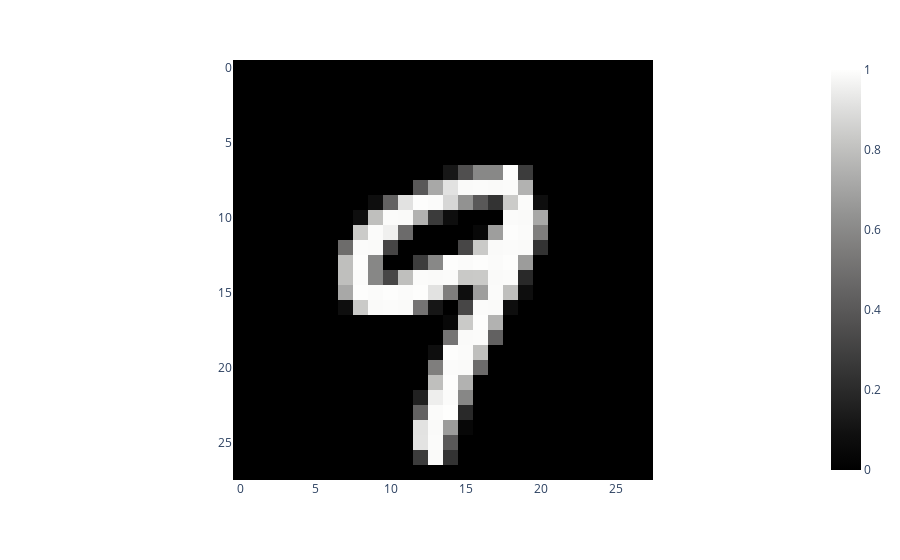

This figure's notebook cell:
### Code cell
# Interactive Test
import random
row = random.randint(0, len(test_data_features))
img_data = test_data_features.iloc[row].values
list_img_data = [test_data_features_list[row]]
prediction = trained_model.classify(list_img_data)[0]
print(prediction)
view_image(img_data, 28, 28, 'gray')

### Figure 1 — Plotly figure (JSON) as saved in the notebook; plotly's stock layout.template omitted (floating-point values rounded to 4 significant figures; data arrays with more than 128 entries replaced by an {"elided": "..."} marker saying what was removed)
{"data": [{"coloraxis": "coloraxis", "hovertemplate": "x: %{x}<br>y: %{y}<br>color: %{z}<extra></extra>", "name": "0", "type": "heatmap", "xaxis": "x", "yaxis": "y", "z": {"elided": "28x28 float values"}}], "layout": {"coloraxis": {"colorscale": [[0, "rgb(0, 0, 0)"], [0.09091, "rgb(16, 16, 16)"], [0.1818, "rgb(38, 38, 38)"], [0.2727, "rgb(59, 59, 59)"], [0.3636, "rgb(81, 80, 80)"], [0.4545, "rgb(102, 101, 101)"], [0.5455, "rgb(124, 123, 122)"], [0.6364, "rgb(146, 146, 145)"], [0.7273, "rgb(171, 171, 170)"], [0.8182, "rgb(197, 197, 195)"], [0.9091, "rgb(224, 224, 223)"], [1, "rgb(254, 254, 253)"]]}, "margin": {"t": 60}, "xaxis": {"anchor": "y", "constrain": "domain", "domain": [0, 1], "scaleanchor": "y"}, "yaxis": {"anchor": "x", "autorange": "reversed", "constrain": "domain", "domain": [0, 1]}}}
